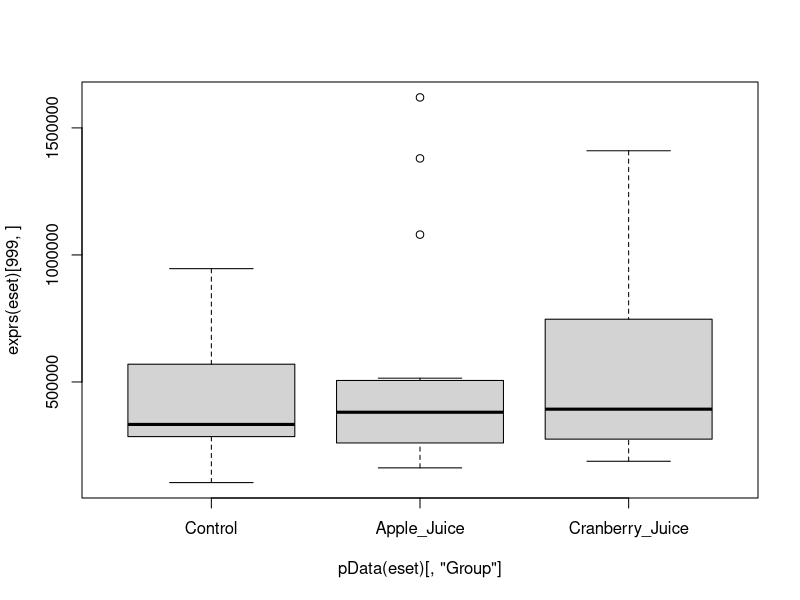
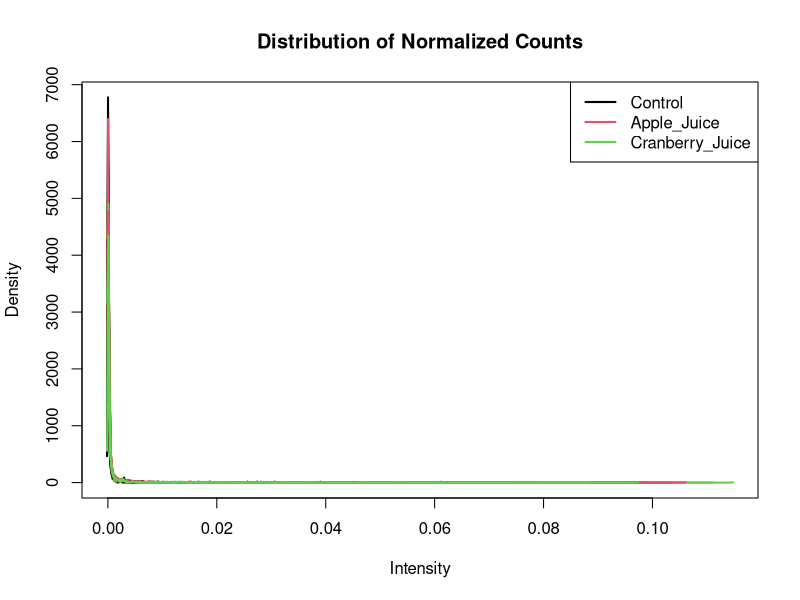
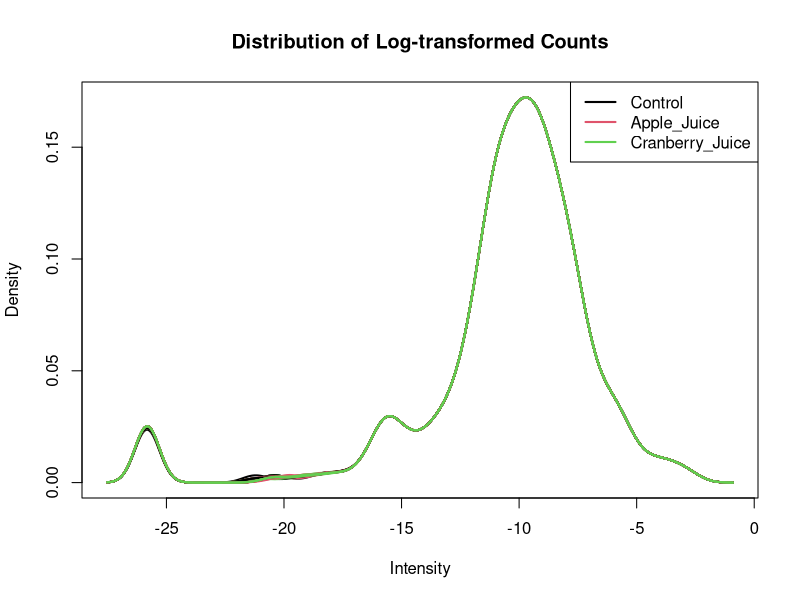
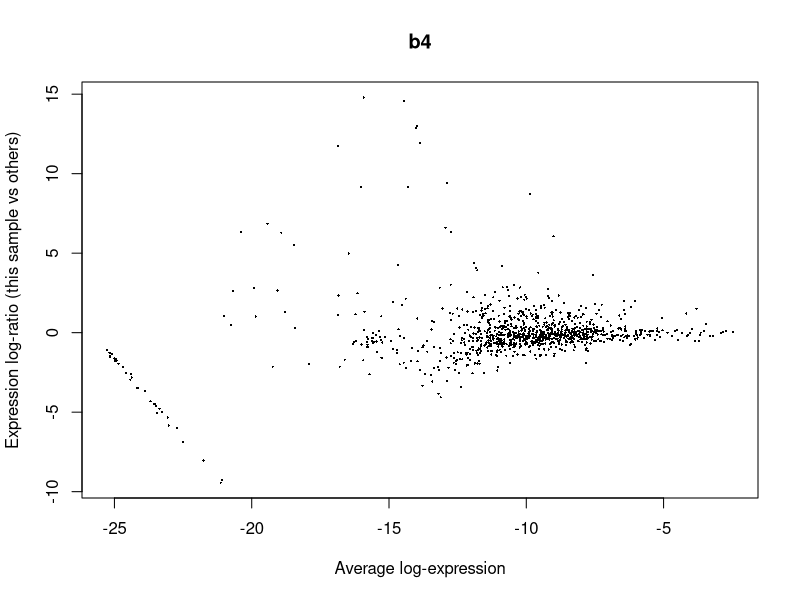
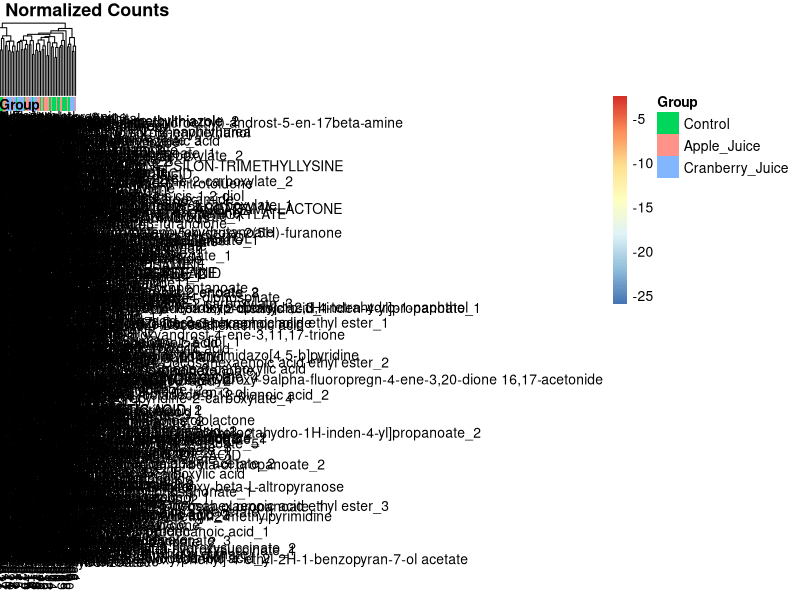
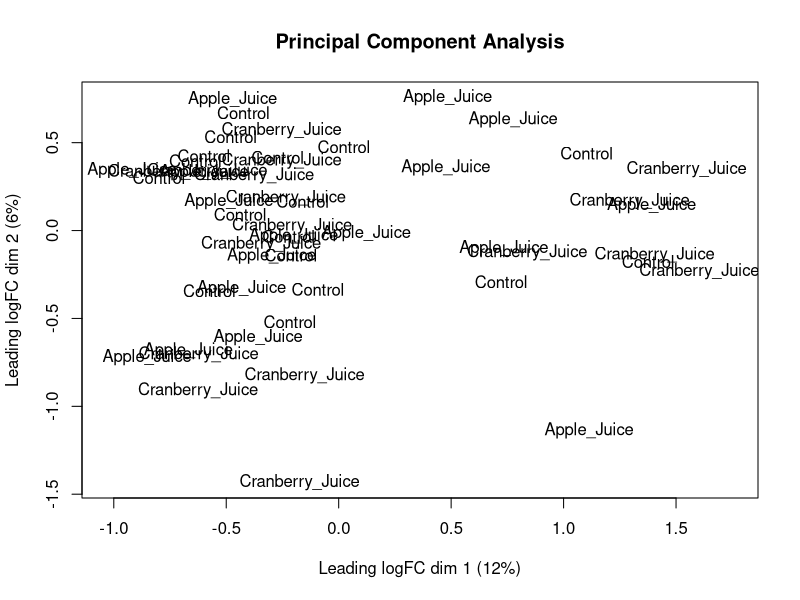
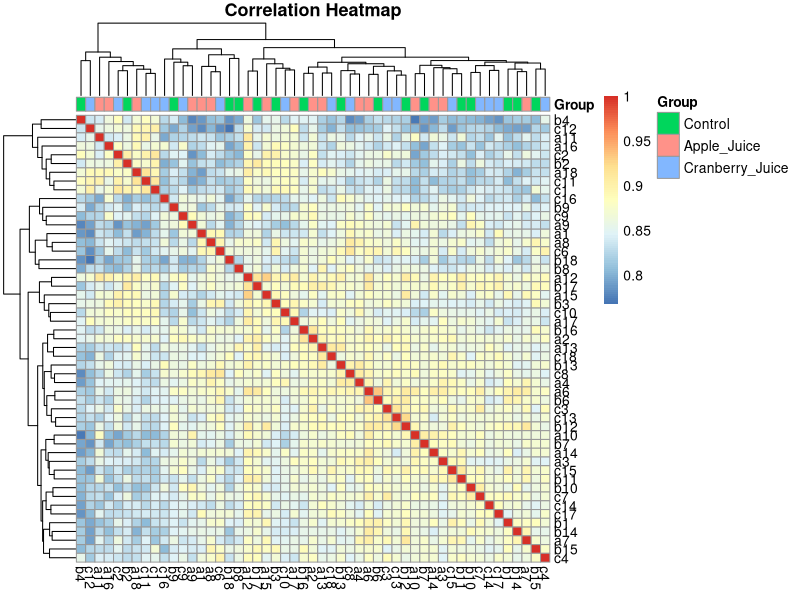
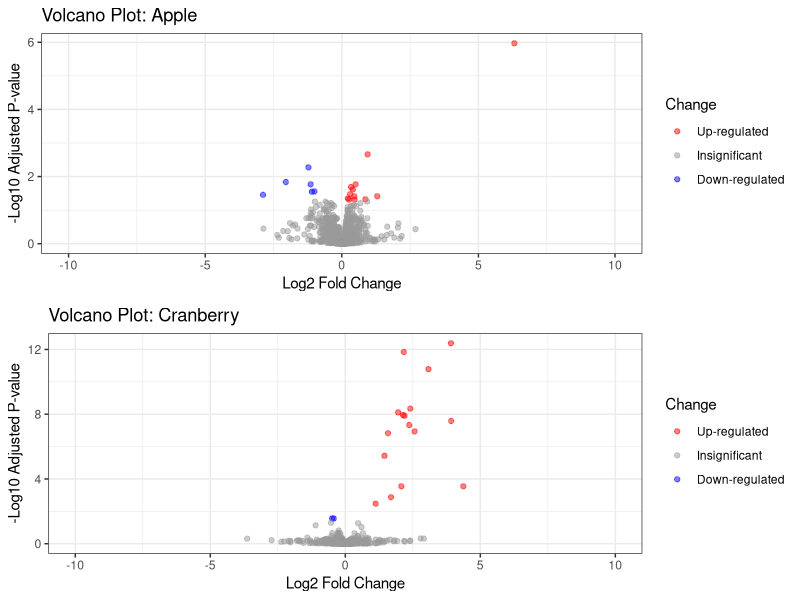

These charts were generated, in order, by the following R code:
library(data.table)
library(tidyverse)
library(ggplot2)
library(ggrepel)
library(pheatmap)
library(gridExtra)
library(limma)

# Importing metabolite annotation 
anno <- rbind(fread("positive_lipid.txt"),
              fread("negative_lipid.txt")) 

names(anno) <- str_replace_all(colnames(anno), " ", "_")



############################################ Data Cleaning ############################################ 



# Importing count matrix
esiPN <- rbind(fread("ST000292_AN000466_ESI_POSITIVE_mwTab.txt"),
               fread("ST000292_AN000467_ESI_NEGATIVE_mwTAB.txt"))[-1, ] %>%
        rename(metabolite_name = Samples)

# Converting to integer matrix
esiPN_mtx <- apply(as.matrix(esiPN[, -1]), 2, as.integer)

# naming the rows
rownames(esiPN_mtx) <- esiPN$metabolite_name

# removing duplicated rows and rows with NAs
esiPN_mtx1 <- esiPN_mtx[complete.cases(esiPN_mtx) &
                                !duplicated(rownames(esiPN_mtx)),]


# Creating phenotype data
pheno <- data.table(Sample = colnames(esiPN_mtx1)) %>%
        mutate(Group = case_when(str_detect(Sample, "a") ~ "Apple_Juice",
                                 str_detect(Sample, "b") ~ "Control",
                                 str_detect(Sample, "c") ~ "Cranberry_Juice"),
               Group = factor(Group, 
                              levels = c("Control",
                                         "Apple_Juice",
                                         "Cranberry_Juice"))) %>%
        column_to_rownames(var = "Sample") 

# rownames(Meta) and colnames(esiPN_mtx) have to be the same        
identical(rownames(pheno), colnames(esiPN_mtx1))

# Creating feature data 
anno1 <- anno[anno$metabolite_name %in% rownames(esiPN_mtx1),]
anno2 <- anno1[!duplicated(anno1$metabolite_name),]

feature <- data.frame(Metabolite = rownames(esiPN_mtx1)) %>%
        left_join(anno2, by = c("Metabolite" = "metabolite_name")) %>%
        column_to_rownames(var = "Metabolite")

############################################ Creating ExpressionSet Object ############################################ 

# Creating an ExpressionSet object
library(Biobase)
eset <- ExpressionSet(assayData = esiPN_mtx1,
                      phenoData = AnnotatedDataFrame(pheno),
                      featureData = AnnotatedDataFrame(feature))

# distribution of counts across the groups and metabolites
boxplot(exprs(eset)[999,] ~ pData(eset)[, "Group"],
        main = fData(eset)[999, "Metabolite"])

############################################ Pre-processing ############################################ 

# Comparing library size: If library size distribution across the groups 
# is consistent, do librarysize normalization. Do distribution normalization
# (e.g. quantile normalization), otherwise. 
pheno1 <- rownames_to_column(pheno, 
                             var = "Sample") %>%
        mutate(Group = factor(Group, 
                              levels = c("Control",
                                         "Apple_Juice",
                                         "Cranberry_Juice")))

LibrarySize <- data.frame(metabolite = colSums(exprs(eset))) %>%
        rownames_to_column(var = "Sample") %>% 
        inner_join(pheno1, by = "Sample")

LibrarySize_Plot <- LibrarySize %>%
        ggplot(aes(x = Group, 
                   y = metabolite, 
                   fill = Group)) + 
        geom_boxplot() + 
        theme_bw() +
        ylab("Count") + 
        ggtitle("Library Disze Distribution") 



plotDensity_fn <- function(data, title) {
        
        plotDensities(data, 
                      group = pData(eset)[, "Group"],
                      legend = "topright",
                      main = title)
}


# Prevent missing values by adding 0.1 to every value (removing zero count)
exprs(eset) <- (exprs(eset) + 0.1) / colSums(exprs(eset))
plotDensity_fn(eset, "Distribution of Normalized Counts")

# print-tip loes normalization
exprs(eset) <- normalizeBetweenArrays(exprs(eset))

# Log transformation
exprs(eset) <- log(exprs(eset))
plotDensity_fn(eset, "Distribution of Log-transformed Counts")



# check whether there is any missing value 
sum(is.nan(rowMeans(exprs(eset))))
sum(is.na(rowMeans(exprs(eset))))
sum(is.infinite(rowMeans(exprs(eset))))




############################################ Sample Inspection ############################################

# MA plot 
plotMD(eset)

# Normalized count heatmap 
pheatmap(exprs(eset),
         annotation = select(pData(eset), Group),
         main = "Heatmap of Normalized Counts")

# Normalized count MDS plot
plotMDS(eset, 
        labels = pData(eset)[, "Group"],
        main = "Principal Component Analysis")

# Correlation heatmap
CorMat <- cor(exprs(eset))
pheatmap(CorMat,
         annotation = select(pData(eset), Group),
         main = "Correlation Heatmap")



############################################ Contrasts ############################################.

# Creating a design matrix
design <- model.matrix(~ 0 + Group, data = pData(eset))

colnames(design) <- levels(pData(eset)$Group)

ConMat <- makeContrasts(Effect_AppleJuice = Apple_Juice - Control,
                        Effect_CranberryJuice = Cranberry_Juice - Control,
                        Interaction = Cranberry_Juice - Apple_Juice,
                        levels = design)


################################ Fitting Linear Regression Model ################################ 

fit1 <- lmFit(eset, design)
fit2 <- contrasts.fit(fit1, contrasts = ConMat)
fit2 <- eBayes(fit2)


###################################### Extracting Results ###################################### 


extract_res <- function(data, ce, jc) {
        
        # Extracting LFC
        ResTable <- topTable(data, 
                             coef = ce, 
                             number = nrow(data)) 
        
        # Data Cleaning
        ResTable1 <- ResTable %>%
                rownames_to_column(var = "Metabolite") %>%
                mutate(Juice = jc)
        
        return(ResTable1)
}

res_AJ <- extract_res(fit2, "Effect_AppleJuice", "Apple")
res_CJ <- extract_res(fit2, "Effect_CranberryJuice", "Cranberry")
res_both <- topTable(fit2, NULL)



LFC_Table <- rbind(res_AJ, res_CJ) 


# Distribution of adjusted p-val
PVal_Dist_Plot <- ggplot(LFC_Table, 
                         aes(x = adj.P.Val,
                             fill = Juice,
                             color = Juice)) + 
        geom_density(alpha = 0.5) + 
        facet_grid(.~ Juice) +
        theme_bw() +
        xlab("Adjusted P-value") +
        ylab("Density") +
        ggtitle("Distribution of P-values")


VolcanoPlot_fn <- function(dt, tit) {
        
        ggplot(dt, 
               aes(x = logFC,
                   y = LogOdds,
                   color = Change)) + 
                geom_point(alpha = 0.5) +
                theme_bw() + 
                ggtitle(paste("Volcano Plot:", tit)) +
                xlab("Log2 Fold Change") +
                ylab("-Log10 Adjusted P-value") + 
                scale_color_manual(values = c("red", "#999999", "blue")) + 
                xlim(-10, 10) 
        
}

LFC_NestedTable <- LFC_Table %>%
        
        # nesting
        nest(-Juice) %>%
        
        # calculating logodds
        mutate(data = map(data,
                          ~ mutate(.x, 
                                   LogOdds = -log10(adj.P.Val))),
               
               # Determining insignificant vs significant metabolites 
               data = map(data,
                          ~ mutate(.x, 
                                   Change = case_when(adj.P.Val < 0.05 & logFC > 0 ~ "Up-regulated",
                                                      adj.P.Val < 0.05 & logFC < 0 ~ "Down-regulated",
                                                      adj.P.Val > 0.05 ~ "Insignificant"))),
               
               data = map(data, ~ mutate(.x,
                                         Change = factor(Change, 
                                                         levels =  c("Up-regulated",
                                                                     "Insignificant",                                                       
                                                                     "Down-regulated"))))) %>%
        # Creating volcano plots
        mutate(volcano = map2(data,
                              Juice,
                              ~ VolcanoPlot_fn(.x, .y))) 

# volcano plots
VolcanoPlots <- grid.arrange(LFC_NestedTable$volcano[[1]],
                             LFC_NestedTable$volcano[[2]],
                             ncol = 1)

# Effect of apple or cranberry juice in metabolite change 
limma_test <- as.data.frame(summary(decideTests(fit2)))
names(limma_test) <- c("Change", "Contrast", "Metabolite_Number")

# plotting 
MetaboliteNumber_plot <- limma_test[1:6, ] %>%
        
        # data cleaning
        mutate(Contrast = str_replace_all(Contrast, "Effect_", ""),
               Change = case_when(Change == "Up" ~ "Up-regulated",
                                  Change == "Down" ~ "Down-regulated",
                                  Change == "NotSig" ~ "Insignificant")) %>% 
        
        # plotting
        ggplot(aes(x = Contrast,
                   y = Metabolite_Number,
                   fill = Change,
                   color = Change)) + 
        geom_bar(stat = "identity", position = "dodge") +
        geom_label_repel(aes(label = Metabolite_Number,
                             color = Change),
                         fill = "white",
                         size = 5,
                         position = position_dodge(width = 1)) + 
        theme_bw() + 
        theme(axis.title.x = element_blank()) + 
        ylab("Metabolite Number") +
        ggtitle("Effect of Apple or Cranberry Juice in Metabolite Change") 






LFC_NestedSigTable <- LFC_NestedTable %>%
        mutate(data = map(data, ~ filter(.x, Change != "Insignificant")),
               data = map(data, ~ arrange(.x, desc(logFC))))

LFC_NestedSigTable$data[[1]]


# Creating a heatmap for differentially abundant metabolites 
SigMetabolites <- rbind(exprs(eset)[LFC_NestedSigTable$data[[1]]$Metabolite, ],
                        exprs(eset)[LFC_NestedSigTable$data[[2]]$Metabolite, ])

SigMetabolites <- SigMetabolites[!duplicated(SigMetabolites), ]


pheatmap(SigMetabolites,
         annotation = select(pData(eset), Group),
         main = "Differentially Abundant Metabolites")
